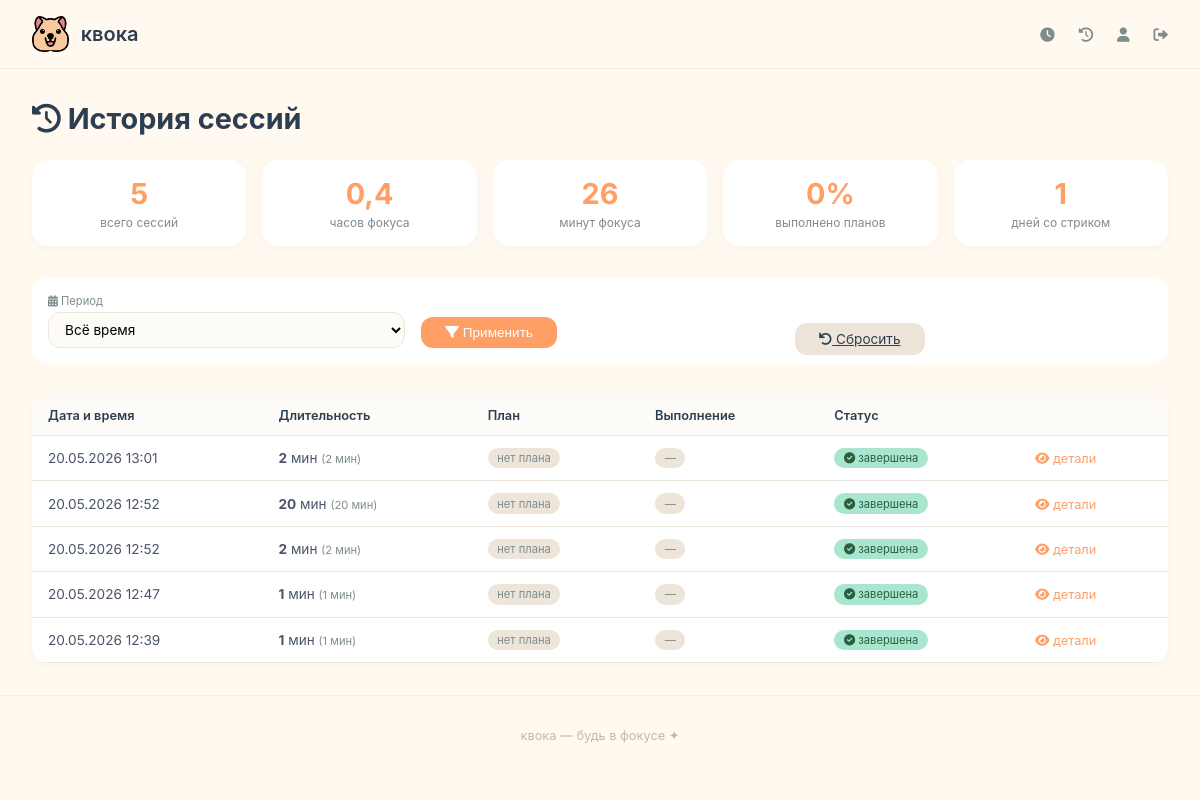
The page /session-history/ (signed in) on the database as committed earlier.
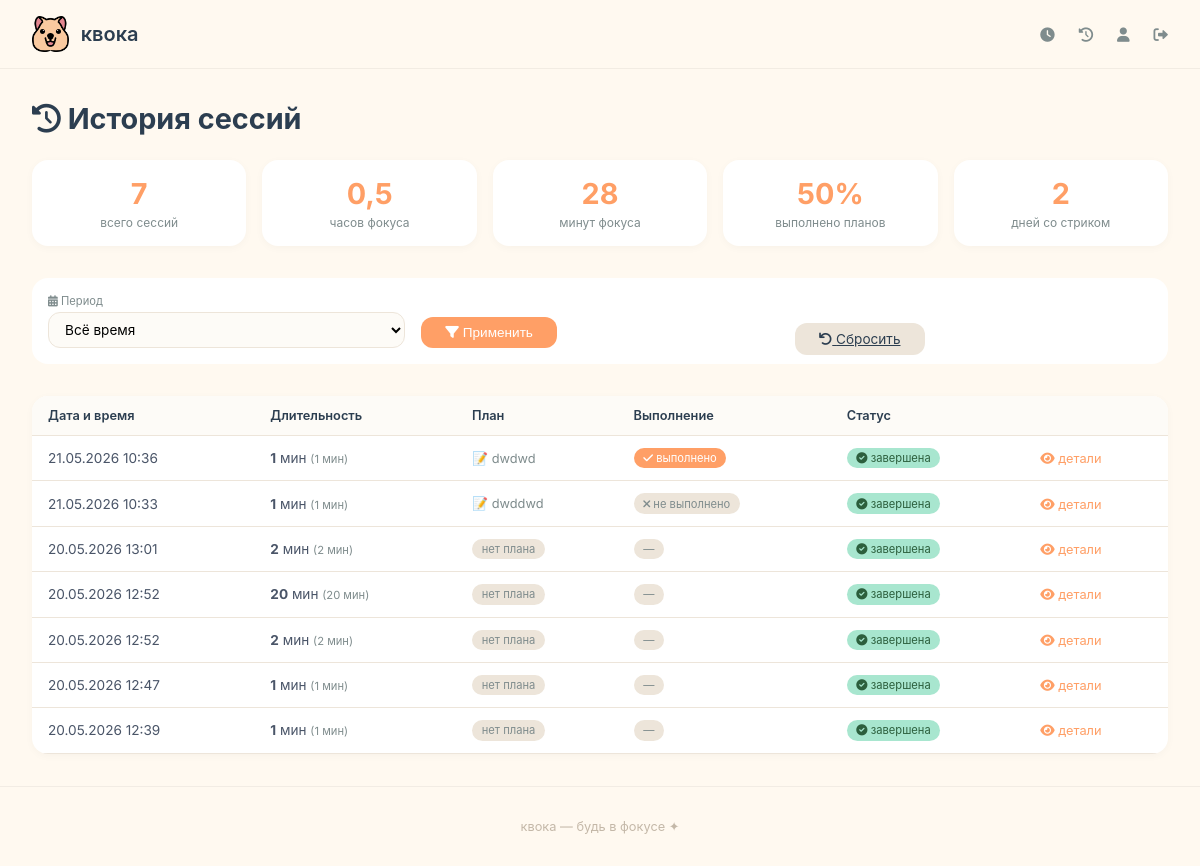
The same page on the database as committed later.
### core/models.py (models this page shows, shortened)
class FocusSession(models.Model):
    user = models.ForeignKey(User, on_delete=models.CASCADE, related_name='sessions')
    start_time = models.DateTimeField(auto_now_add=True)
    end_time = models.DateTimeField(null=True, blank=True)
    minutes = models.IntegerField(default=0)
    completed = models.BooleanField(default=False)
    plan_text = models.TextField(blank=True, verbose_name='План на сессию')
    plan_done = models.BooleanField(default=False, verbose_name='План выполнен')

### core/views.py (the view, shortened to what this page needs)
# urls.py: path('session-history/', views.session_history, name='session_history'),
@login_required
def session_history(request):
    period = request.GET.get('period', 'all')
    date_from = request.GET.get('date_from', '')
    date_to = request.GET.get('date_to', '')
    sessions = FocusSession.objects.filter(
        user=request.user,
        completed=True
    ).order_by('-start_time')
    today = timezone.now().date()
    if period == 'day':
        sessions = sessions.filter(start_time__date=today)
    elif period == 'week':
        week_ago = today - timedelta(days=7)
        sessions = sessions.filter(start_time__date__gte=week_ago)
    elif period == 'month':
        month_ago = today - timedelta(days=30)
        sessions = sessions.filter(start_time__date__gte=month_ago)
    total_minutes = sessions.aggregate(total=Sum('minutes'))['total'] or 0
    total_hours = round(total_minutes / 60, 1)
    total_sessions = sessions.count()
    sessions_with_plan = sessions.filter(plan_text__isnull=False).exclude(plan_text='').count()
    streak_days_in_period = sessions.dates('start_time', 'day').count()
    plan_completion_rate = 0
    if sessions_with_plan > 0:
        plan_done_count = sessions.filter(plan_done=True).count()
        plan_completion_rate = round(plan_done_count / sessions_with_plan * 100)
    paginator = Paginator(sessions, 20)
    page_number = request.GET.get('page')
    page_obj = paginator.get_page(page_number)
    context = {
        'page_obj': page_obj,
        'total_minutes': total_minutes,
        'total_hours': total_hours,
        'total_sessions': total_sessions,
        'sessions_with_plan': sessions_with_plan,
        'streak_days_in_period': streak_days_in_period,
        'plan_completion_rate': plan_completion_rate,
        'period': period,
        'date_from': date_from,
        'date_to': date_to,
        'today': today,
    }
    return render(request, 'core/session_history.html', context)

### templates/core/session_history.html (shortened to what the changed rows need)
{% extends 'base.html' %}
{% load static %}
{% block content %}
<div class="history-container">
    <h1 style="margin-bottom: 1.5rem; font-size: 1.8rem;">
        <i class="fas fa-history"></i> История сессий
    </h1>
    <div class="stats-grid-history">
        <div class="stat-card-history">
            <div class="stat-value-history">{{ total_sessions }}</div>
            <div class="stat-label-history">всего сессий</div>
        </div>
        <div class="stat-card-history">
            <div class="stat-value-history">{{ total_hours }}</div>
            <div class="stat-label-history">часов фокуса</div>
        </div>
        <div class="stat-card-history">
            <div class="stat-value-history">{{ total_minutes }}</div>
            <div class="stat-label-history">минут фокуса</div>
        </div>
        <div class="stat-card-history">
            <div class="stat-value-history">{{ plan_completion_rate }}%</div>
            <div class="stat-label-history">выполнено планов</div>
        </div>
        <div class="stat-card-history">
            <div class="stat-value-history">{{ streak_days_in_period }}</div>
            <div class="stat-label-history">дней со стриком</div>
        </div>
    </div>
    <div class="sessions-table">
        <table>
            <thead>
                <tr>
                    <th>Дата и время</th>
                    <th>Длительность</th>
                    <th>План</th>
                    <th>Выполнение</th>
                    <th>Статус</th>
                    <th></th>
                </tr>
            </thead>
            <tbody>
                {% for session in page_obj %}
                <tr>
                    <td>{{ session.start_time|date:"d.m.Y H:i" }}</td>
                    <td>
                        <strong>{{ session.minutes }}</strong> мин
                        <span style="font-size: 0.7rem; color: #7F8C8D;">
                            ({{ session.minutes|floatformat:0 }} мин)
                        </span>
                    </td>
                    <td>
                        {% if session.plan_text %}
                            <div class="plan-text-preview" title="{{ session.plan_text }}">
                                📝 {{ session.plan_text|truncatechars:30 }}
                            </div>
                        {% else %}
                            <span class="badge-plan">нет плана</span>
                        {% endif %}
                    </td>
                    <td>
                        {% if session.plan_done %}
                            <span class="badge-plan-done"><i class="fas fa-check"></i> выполнено</span>
                        {% elif session.plan_text %}
                            <span class="badge-plan"><i class="fas fa-times"></i> не выполнено</span>
                        {% else %}
                            <span class="badge-plan">—</span>
                        {% endif %}
                    </td>
                    <td>
                        <span class="badge-completed">
                            <i class="fas fa-check-circle"></i> завершена
                        </span>
                    </td>
                    <td>
                        <a href="{% url 'session_detail' session.id %}" class="view-link">
                            <i class="fas fa-eye"></i> детали
                        </a>
                    </td>
                </tr>
                {% endfor %}
            </tbody>
        </table>
    </div>
</div>
{% endblock %}

Rows that differ between the two databases and show on the page:
added FocusSession: start_time "21.05.2026 10:36", minutes "1", plan_text "dwdwd", plan_done True (drawn)
added FocusSession: start_time "21.05.2026 10:33", minutes "1", plan_text "dwddwd", plan_done False (drawn)
Other text that changed with them:
{{ total_sessions }}: "5" → "7"
{{ total_hours }}: "0,4" → "0,5"
{{ total_minutes }}: "26" → "28"
{{ plan_completion_rate }}: "0" → "50"
{{ streak_days_in_period }}: "1" → "2"
